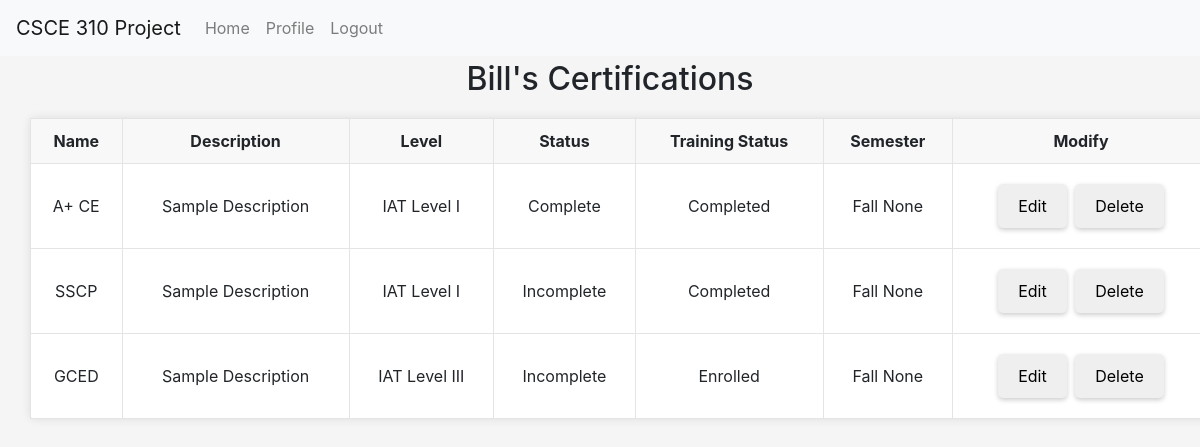
Page /cert/view_cert/3 (signed in) on the committed database.
### tables this page shows
CREATE TABLE Users (
                    UIN INTEGER PRIMARY KEY,
                    First_Name TEXT NOT NULL,
                    M_Initial TEXT,
                    Last_Name TEXT NOT NULL,
                    Username TEXT UNIQUE NOT NULL,
                    Password TEXT NOT NULL,
                    User_Type TEXT NOT NULL,
                    Email TEXT UNIQUE NOT NULL,
                    Discord_Name TEXT NOT NULL,
                    Archived INTEGER NOT NULL
                    );

CREATE TABLE Cert_Enrollment (
                    CertE_Num INTEGER PRIMARY KEY AUTOINCREMENT,
                    UIN INTEGER,
                    Cert_ID INTEGER,
                    Program_Num INTEGER,
                    Status VARCHAR, 
                    Training_Status VARCHAR,
                    Semester VARCHAR,
                    Year YEAR,
                    FOREIGN KEY(UIN) REFERENCES College_students(UIN),
                    FOREIGN KEY(Cert_ID) REFERENCES Certification(Cert_ID),
                    FOREIGN KEY(Program_Num) REFERENCES Programs(program_Num)
                    );

CREATE TABLE Certification (
                    Cert_ID INTEGER PRIMARY KEY AUTOINCREMENT,
                    Name VARCHAR,
                    Description VARCHAR,
                    Level VARCHAR
                    );

### routes/cert.py (the view)
@cert_bp.route('/view_cert/<int:UIN>', methods=['GET'])
@login_required
def view_cert(UIN):
    conn = get_db_connection()
    certs = get_user_enrolled_certs(conn, UIN)
    name = conn.execute('SELECT First_Name FROM Users WHERE UIN=?', (UIN,)).fetchone()
    conn.close()
    return render_template('admin/view_certs.html', certs=certs, name=name['First_Name'], flag="view")

### app.py (called while the page is built)
@login_manager.user_loader
def load_user(UIN):
    return User(UIN)

### db.py (called while the page is built)
def get_db_connection():
    conn = sqlite3.connect('database.db')
    conn.row_factory = sqlite3.Row
    return conn

### routes/cert.py (called while the page is built)
def get_user_enrolled_certs(conn, UIN):
    return conn.execute('SELECT * FROM View_CertEnrollmentDetails WHERE UIN=?', (UIN, )).fetchall()

### util/Users.py (called while the page is built)
def get_user(conn, UIN):
    query_result = conn.execute("SELECT * FROM View_CollegeStudentDetails WHERE UIN = ?", (UIN,)).fetchone()
    user_info = {}
    if not query_result:
        return user_info
    for column_name in query_result.keys():
        user_info[column_name] = query_result[column_name]
    return user_info

### templates/admin/view_certs.html (shortened to what this page needs)
<!DOCTYPE html>
<html lang="en">
<head>
  <link rel="stylesheet" href="https://stackpath.bootstrapcdn.com/bootstrap/4.3.1/css/bootstrap.min.css">
  <link rel="stylesheet" href="../../static/general.css">
  <link rel="stylesheet" href="../../static/admin_home.css">
</head>
<body>
    <nav class="navbar navbar-expand-lg navbar-light bg-light fixed-top">
      <a class="navbar-brand" href="#">CSCE 310 Project</a>
      <div class="collapse navbar-collapse" id="navbarNav">
          <ul class="navbar-nav">
              <li class="nav-item">
                  <a class="nav-link" href="/">Home</a>
              </li>
              <li class="nav-item">
                  <a class="nav-link" href="/profile">Profile</a>
              </li>
              <li class="nav-item">
                  <a class="nav-link" href="/logout">Logout</a>
              </li>
          </ul>
      </div>
  </nav>
    {% if flag=="add" %}
    <h2>Available Certifications</h2>
    {% elif flag=="view" %}
    <h2>{{name}}'s Certifications</h2>
    {% endif %}
  <table>
    <tr>
      <th>Name</th>
      <th>Description</th>
      <th>Level</th>
    {% if flag=="view" %}
    <th>Status</th>
    <th>Training Status</th>
    <th>Semester</th>
    {% endif %}
    <th>Modify</th>
    </tr>
    {% for cert in certs %}
        <tr>
          <td>{{ cert.Name }}</td>
          <td>{{ cert.Description }}</td>
          <td>{{ cert.Level }}</td>
        {% if flag=="view" %}
            <td>{{ cert.Status }}</td>
            <td>{{ cert.Training_Status }}</td>
            <td>{{ cert.Semester}} {{cert.Year }}</td>
        {% endif %}
        {% if flag=="add" %}
            <td>
                <a href="{{url_for('cert_bp.enroll_cert', Cert_ID=cert.Cert_ID, UIN=request.view_args['UIN'])}}">
                    <button>Enroll</button>
                </a>
            </td>
        {% elif flag=="view" %}
            <td>
                <a href="{{url_for('cert_bp.update_cert_enrollment', Cert_ID=cert.Cert_ID, UIN=request.view_args['UIN'])}}">
                    <button>Edit</button>
                </a>
                <button onclick="deleteCert({{cert.Cert_ID}}, {{request.view_args['UIN']}})">Delete</button>
            </td>
        {% endif %}
    </tr>
        {% endfor %}
  </table>
</body>
</html>

### static/general.css (style rules this page uses)
body { padding-top: 60px; padding-left: 20px; }
table { border-collapse: collapse; margin: 10px; }
table, th, td { border: 1px solid #e4e4e4; }
th, td { padding: 10px; text-align: left; }
th { background-color: #f8f8f8; vertical-align: text-top; }
button { cursor: pointer; border: 2px solid #808080; }

### static/admin_home.css (style rules this page uses)
body { background-color: #f5f5f5; padding-top: 60px; }
h1, h2 { text-align: center; margin-bottom: 20px; }
table { box-shadow: 0 0 10px rgba(0,0,0,0.1); background: #fff; border-radius: 5px; width: 100%; margin-bottom: 20px; }
table th, table td { text-align: center; vertical-align: middle; }
button, .btn-custom { border: none; padding: 10px 20px; margin: 10px 2px; border-radius: 5px; box-shadow: 0 2px 5px rgba(0,0,0,0.2); }

### rows in the picture
Users: First_Name "Bill"
Cert_Enrollment: Name "A+ CE", Description "Sample Description", Level "IAT Level I", Status "Complete", Training_Status "Completed", Semester "Fall", Year "None"
Cert_Enrollment: Name "SSCP", Description "Sample Description", Level "IAT Level I", Status "Incomplete", Training_Status "Completed", Semester "Fall", Year "None"
Cert_Enrollment: Name "GCED", Description "Sample Description", Level "IAT Level III", Status "Incomplete", Training_Status "Enrolled", Semester "Fall", Year "None"
